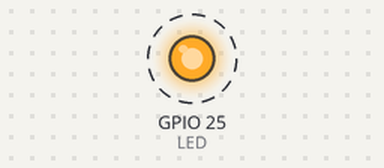
A sketch run on a simulated ESP32. Parts: output pins drawn as LEDs (lit = HIGH). Dashed ring = blinking. What the sketch prints to the serial monitor is not drawn.

Above: at 0.2 s.
Timing chart, 0 to 3.0 s (numbered marks = the images above):
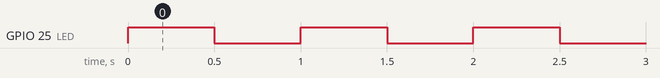

The sketch:

001_LED_blinking.ino
```cpp
#define LED 25  //LED connects to GPIO25

void setup() {
  // for serial monitor
  Serial.begin(115200);
  Serial.println("Hello, ESP32!");

  pinMode(LED, OUTPUT);
}

void loop() {
  digitalWrite(LED, HIGH);
  delay(500);
  digitalWrite(LED, LOW);
  delay(500);
}
```

Measured:
- by itself, GPIO 25 (LED): alternates HIGH for 0.50 s and LOW for 0.50 s
